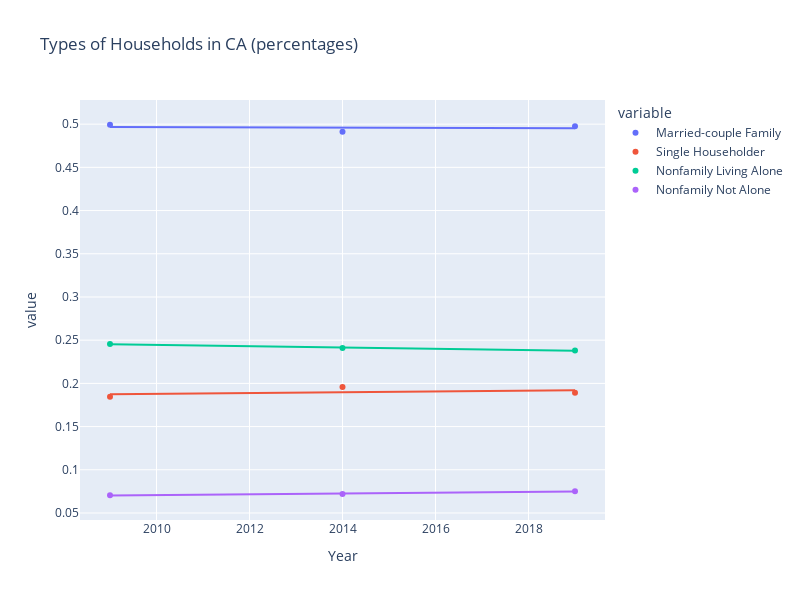

This figure's notebook cell:
### Code cell
fig = px.scatter(household_percentage, 
                x = "Year", 
                y = ["Married-couple Family", "Single Householder", "Nonfamily Living Alone", "Nonfamily Not Alone"],
                title = "Types of Households in CA (percentages)",
                trendline = "ols", # ordinary least squares regression trendline
                width = 800,
                height = 600)

fig.show()

### Figure 1 — Plotly figure (JSON) as saved in the notebook; plotly's stock layout.template omitted (floating-point values rounded to 4 significant figures)
{"data": [{"hovertemplate": "variable=Married-couple Family<br>Year=%{x}<br>value=%{y}<extra></extra>", "legendgroup": "Married-couple Family", "marker": {"color": "#636efa", "symbol": "circle"}, "mode": "markers", "name": "Married-couple Family", "orientation": "v", "showlegend": true, "type": "scatter", "x": [2009, 2014, 2019], "xaxis": "x", "y": [0.4993, 0.4911, 0.4976], "yaxis": "y"}, {"hovertemplate": "<b>OLS trendline</b><br>value = -0.000167105 * Year + 0.83255<br>R<sup>2</sup>=0.036844<br><br>variable=Married-couple Family<br>Year=%{x}<br>value=%{y} <b>(trend)</b><extra></extra>", "legendgroup": "Married-couple Family", "marker": {"color": "#636efa", "symbol": "circle"}, "mode": "lines", "name": "Married-couple Family", "showlegend": false, "type": "scatter", "x": [2009, 2014, 2019], "xaxis": "x", "y": [0.4968, 0.496, 0.4952], "yaxis": "y"}, {"hovertemplate": "variable=Single Householder<br>Year=%{x}<br>value=%{y}<extra></extra>", "legendgroup": "Single Householder", "marker": {"color": "#EF553B", "symbol": "circle"}, "mode": "markers", "name": "Single Householder", "orientation": "v", "showlegend": true, "type": "scatter", "x": [2009, 2014, 2019], "xaxis": "x", "y": [0.1845, 0.1958, 0.1891], "yaxis": "y"}, {"hovertemplate": "<b>OLS trendline</b><br>value = 0.000463571 * Year + -0.743821<br>R<sup>2</sup>=0.166942<br><br>variable=Single Householder<br>Year=%{x}<br>value=%{y} <b>(trend)</b><extra></extra>", "legendgroup": "Single Householder", "marker": {"color": "#EF553B", "symbol": "circle"}, "mode": "lines", "name": "Single Householder", "showlegend": false, "type": "scatter", "x": [2009, 2014, 2019], "xaxis": "x", "y": [0.1875, 0.1898, 0.1921], "yaxis": "y"}, {"hovertemplate": "variable=Nonfamily Living Alone<br>Year=%{x}<br>value=%{y}<extra></extra>", "legendgroup": "Nonfamily Living Alone", "marker": {"color": "#00cc96", "symbol": "circle"}, "mode": "markers", "name": "Nonfamily Living Alone", "orientation": "v", "showlegend": true, "type": "scatter", "x": [2009, 2014, 2019], "xaxis": "x", "y": [0.2457, 0.241, 0.2381], "yaxis": "y"}, {"hovertemplate": "<b>OLS trendline</b><br>value = -0.000754349 * Year + 1.76087<br>R<sup>2</sup>=0.983643<br><br>variable=Nonfamily Living Alone<br>Year=%{x}<br>value=%{y} <b>(trend)</b><extra></extra>", "legendgroup": "Nonfamily Living Alone", "marker": {"color": "#00cc96", "symbol": "circle"}, "mode": "lines", "name": "Nonfamily Living Alone", "showlegend": false, "type": "scatter", "x": [2009, 2014, 2019], "xaxis": "x", "y": [0.2454, 0.2416, 0.2378], "yaxis": "y"}, {"hovertemplate": "variable=Nonfamily Not Alone<br>Year=%{x}<br>value=%{y}<extra></extra>", "legendgroup": "Nonfamily Not Alone", "marker": {"color": "#ab63fa", "symbol": "circle"}, "mode": "markers", "name": "Nonfamily Not Alone", "orientation": "v", "showlegend": true, "type": "scatter", "x": [2009, 2014, 2019], "xaxis": "x", "y": [0.07053, 0.07209, 0.07511], "yaxis": "y"}, {"hovertemplate": "<b>OLS trendline</b><br>value = 0.000457882 * Year + -0.849599<br>R<sup>2</sup>=0.967528<br><br>variable=Nonfamily Not Alone<br>Year=%{x}<br>value=%{y} <b>(trend)</b><extra></extra>", "legendgroup": "Nonfamily Not Alone", "marker": {"color": "#ab63fa", "symbol": "circle"}, "mode": "lines", "name": "Nonfamily Not Alone", "showlegend": false, "type": "scatter", "x": [2009, 2014, 2019], "xaxis": "x", "y": [0.07029, 0.07258, 0.07487], "yaxis": "y"}], "layout": {"height": 600, "legend": {"title": {"text": "variable"}, "tracegroupgap": 0}, "title": {"text": "Types of Households in CA (percentages)"}, "width": 800, "xaxis": {"anchor": "y", "domain": [0, 1], "title": {"text": "Year"}}, "yaxis": {"anchor": "x", "domain": [0, 1], "title": {"text": "value"}}}}
